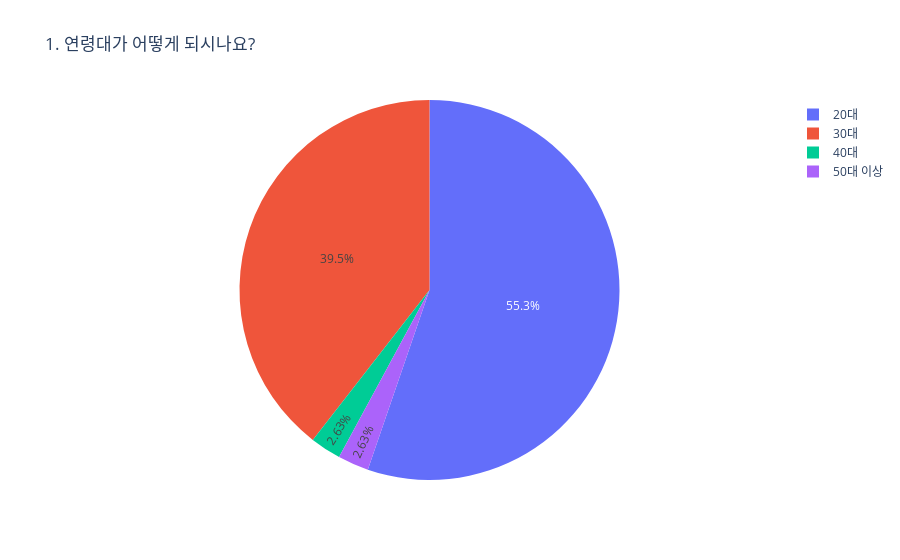

Notebook code cell kept with this figure:
### Code cell
# 연령대 분포도 (Plotly, 순서 지정)
age_order = ['10대', '20대', '30대', '40대', '50대 이상']  # 원하는 순서로 지정
age_df = df['age_group'].value_counts().reindex(age_order).reset_index()
age_df.columns = ['age_group', 'count']
fig = px.pie(age_df,
             names='age_group', values='count',
             title='1. 연령대가 어떻게 되시나요?',
             labels={'age_group': '연령대', 'count': '응답자 수'})
fig.show()

### Figure 1 — Plotly figure (JSON) as saved in the notebook; plotly's stock layout.template omitted (floating-point values rounded to 4 significant figures)
{"data": [{"domain": {"x": [0, 1], "y": [0, 1]}, "hovertemplate": "연령대=%{label}<br>응답자 수=%{value}<extra></extra>", "labels": ["10대", "20대", "30대", "40대", "50대 이상"], "legendgroup": "", "name": "", "showlegend": true, "type": "pie", "values": [null, 42, 30, 2, 2]}], "layout": {"legend": {"tracegroupgap": 0}, "title": {"text": "1. 연령대가 어떻게 되시나요?"}}}
